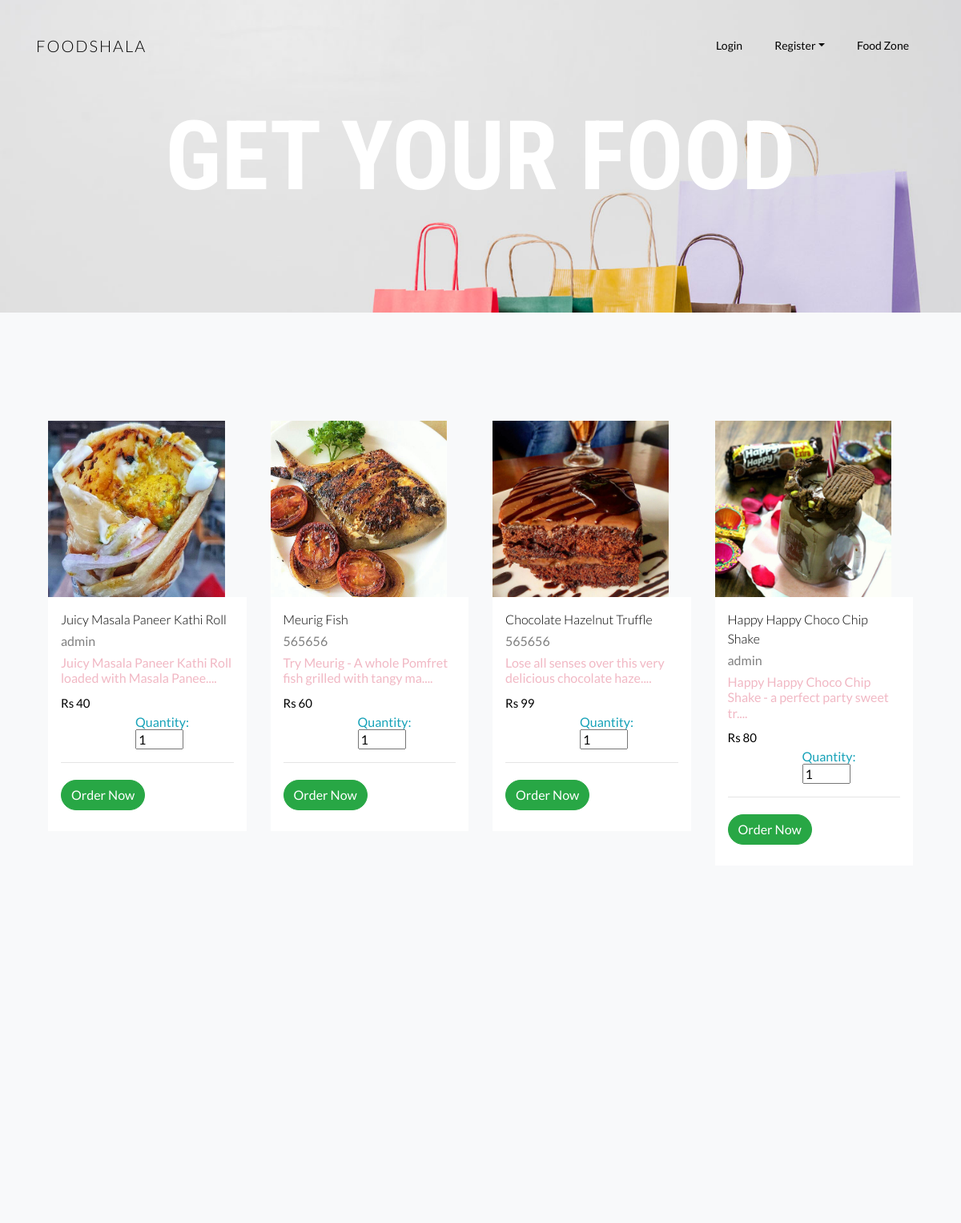
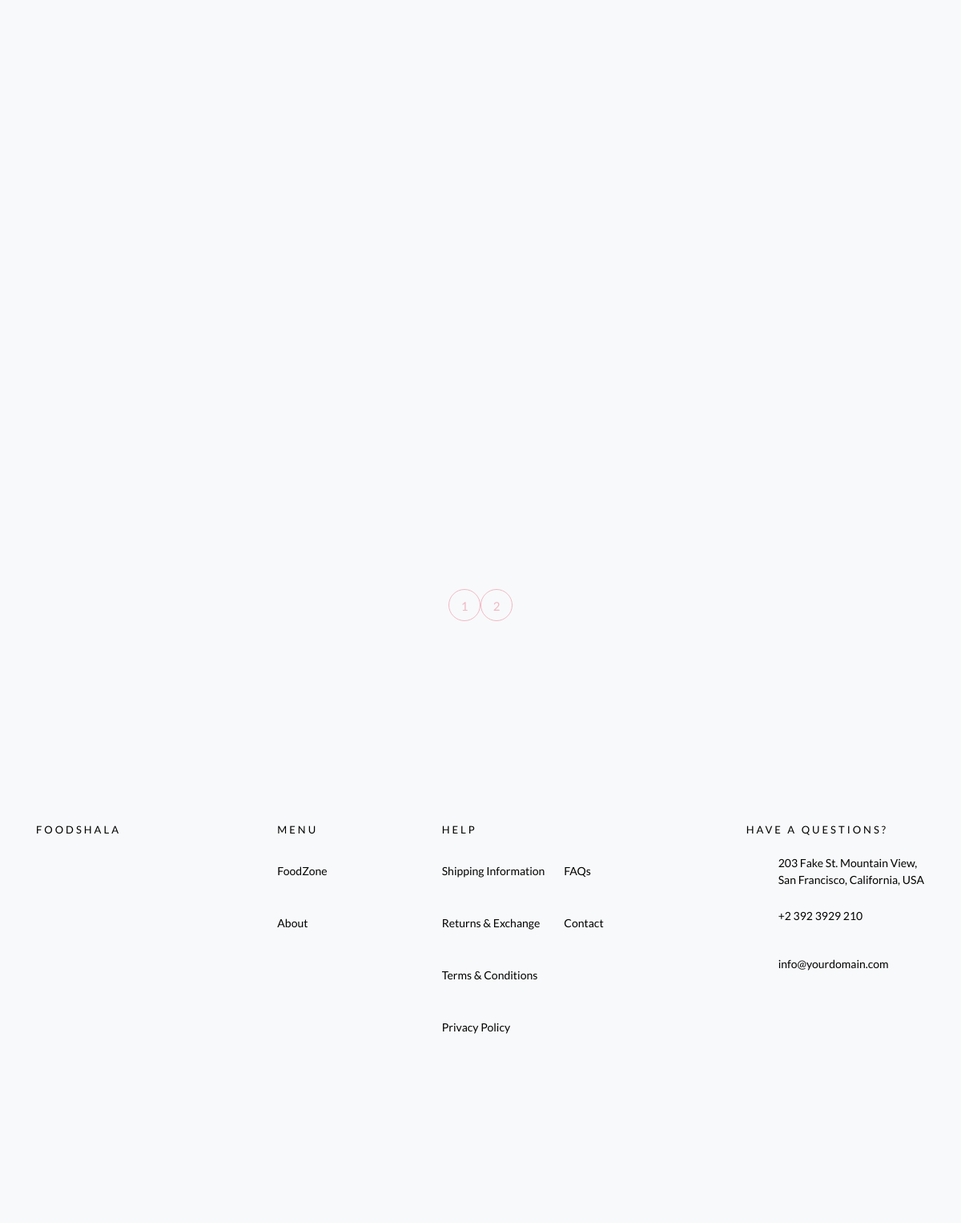
The page /shop.php on the database its author committed (2 pictures, top to bottom).
### tables this page shows
CREATE TABLE `food` (
  `F_ID` int(30) NOT NULL,
  `name` varchar(30) NOT NULL,
  `price` int(30) NOT NULL,
  `description` varchar(200) NOT NULL,
  `R_ID` int(30) NOT NULL,
  `images_path` varchar(200) DEFAULT NULL,
  `vegan` tinyint(1) NOT NULL COMMENT '1=>veg,2=>non-veg',
  `status` smallint(2) NOT NULL DEFAULT 1 COMMENT '1=>active,0=>inactive'
);

CREATE TABLE `restaurants` (
  `id` int(11) NOT NULL,
  `user_id` int(11) NOT NULL,
  `name` varchar(100) DEFAULT NULL,
  `contact` varchar(20) DEFAULT NULL,
  `email` varchar(100) DEFAULT NULL,
  `address` varchar(255) DEFAULT NULL
);

### controller/function.php (called while the page is built, shortened)
<?php
class DB_con
{
function __construct()
{
	$dsn = "mysql:host=localhost;dbname=foodorder";
	$pdo = new PDO($dsn,DB_USER, DB_PASS);
$this->dbh=$pdo;
}
public function get_all_food_items($params){
	$sql ="SELECT `food`.`F_ID`,`food`.`name` AS `foodname`,`food`.`price`,`food`.`description`,`food`.`R_ID`,`food`.`images_path`,`food`.`status`,`restaurants`.`name` as `rest_name` from `food` left join `restaurants` on `food`.`R_ID` = `restaurants`.`id` LIMIT ".$params["offset"].",".$params["rec_per_page"];
	$stmt = $this->dbh->prepare($sql);
	$stmt->execute();
	$result = $stmt->fetchAll();
	return $result;
}
public function count_all_items(){
	$sql ="SELECT count(*) FROM food WHERE `status`=?";
	$stmt = $this->dbh->prepare($sql);
	$stmt->execute([1]);
	$result = $stmt->fetch();
	return $result;
}
}
?>

### shop.php (the view)
<?php include 'header.php'?>
<?php include 'controller/function.php'?>
<?php
    $obj= new DB_con();
    if (isset($_GET['page'])) {
    $page = $_GET['page'];
} else {
    $page = 1;
}
  $allowedlimit = 55;
  $params['rec_per_page']=$no_of_records_per_page = 12;
  $params['offset'] =$offset = ($page-1) * $no_of_records_per_page;
  $total_records = $obj->count_all_items();
  $total_pages = ceil($total_records[0]/$params['rec_per_page']);
  if (isset($_SESSION['user'])) {
    $user = $obj->get_user_detail_by_id($_SESSION['user']['id']);
    $params['vegan'] = $user['vegan'];
    $datas=$obj->get_all_food_items_with_preference($params);
    $total_records = count($datas);
    $total_pages = ceil($total_records[0]/$params['rec_per_page']);
  }
  else{
  $datas=$obj->get_all_food_items($params);
  }
?>
		<div class="hero-wrap hero-bread" style="background-image: url('images/bg_6.jpg');">
      <div class="container">
        <div class="row no-gutters slider-text align-items-center justify-content-center">
          <div class="col-md-9 ftco-animate text-center">
            <h1 class="mb-0">Get Your Food</h1>
          </div>
        </div>
      </div>
    </div>
		<section class="ftco-section bg-light">
    	<div class="container-fluid">
    		<div class="row">
          <?php
          foreach ($datas as $data) {
          ?>
    			<div class="col-sm col-md-6 col-lg-3 ftco-animate">
    				<div class="product">
    					<img class="img-fluid img-prod hight" src="<?php echo $data['images_path']?>" alt="">
    					<div class="text py-3 px-3">
                <h3><a href="#"><?php echo $data['foodname']; ?></a></h3>
    						<h6><?php echo $data['rest_name']; ?></h6>
                <h6><a href="#"><?php echo (mb_strlen($data['description'])>$allowedlimit) ? mb_substr($data['description'],0,$allowedlimit)."...." : $data['description'] ?></a></h6>
    						<div class="d-flex">
    							<div class="pricing">
		    						<p class="price"><span class="price-sale">Rs <?php echo $data['price']; ?></span></p>
		    					</div>
	    					</div>
                  <?php if(isset($_SESSION['restaurant']) && $_SESSION['user']['user_role']==2){?>
                  <?php } else{ ?>
                    <h6 class="text-info"style="margin-left: 93px;">Quantity: <input class="abc" type="number" id="quantity" min="1" max="5" name="quantity[]" class="form-control" value="1" style="width: 60px;"> </h6>
                <hr>
                <p class="bottom-area d-flex">
                  <a href = "javascript:;" onclick = "this.href='cart.php?F_ID=<?php echo $data['F_ID']?>&quantity=' + $(this).parent().parent().find('.abc').val()"><button type="button" name="add" style="margin-top:5px;" class="btn btn-success">Order Now</button></a>
                  </p>
                <?php } ?>
    					</div>
    				</div>
    			</div>
        <?php }?>
    		</div>
        <div class="row mt-5">
           <div class="col text-center">
            <div class="block-27">
            <?php
            $pagLink = "<ul>";
            for ($i=1; $i<=$total_pages; $i++) {
             $pagLink .= "<li class='text-center'><a class='' href='shop.php?page=".$i."'>".$i."</a></li>";
            }
            echo $pagLink . "</ul>";
            ?>
        </div>
        </div>
          </div>
    	</div>
    </section>
    <?php include 'footer.php'?>

### header.php (shortened to what this page needs)
<?php session_start();?><!DOCTYPE html>
<html lang="en">
  <head>
    <link rel="stylesheet" href="css/open-iconic-bootstrap.min.css">
    <link rel="stylesheet" href="css/animate.css">
    <link rel="stylesheet" href="css/owl.carousel.min.css">
    <link rel="stylesheet" href="css/owl.theme.default.min.css">
    <link rel="stylesheet" href="css/magnific-popup.css">
    <link rel="stylesheet" href="css/aos.css">
    <link rel="stylesheet" href="css/ionicons.min.css">
    <link rel="stylesheet" href="css/bootstrap-datepicker.css">
    <link rel="stylesheet" href="css/jquery.timepicker.css">
    <link rel="stylesheet" href="css/flaticon.css">
    <link rel="stylesheet" href="css/icomoon.css">
    <link rel="stylesheet" href="css/style.css">
  </head>
  <body>
    <?php include 'nav.php';?>

### nav.php (shortened to what this page needs)
<nav class="navbar navbar-expand-lg navbar-dark ftco_navbar bg-dark ftco-navbar-light" id="ftco-navbar">
       <div class="container">
         <a class="navbar-brand" href="index.php">FOODSHALA</a>
         <div class="collapse navbar-collapse" id="ftco-nav">
           <ul class="navbar-nav ml-auto">
             <?php
             if(!isset($_SESSION['user']))
               {
             ?>
             <li class="nav-item active"><a href="login.php" class="nav-link">Login</a></li>
             <li class="nav-item dropdown">
             <a class="nav-link dropdown-toggle" id="dropdown04" data-toggle="dropdown" aria-haspopup="true" aria-expanded="false">Register</a>
           </li>
           <?php
               }
           ?>
             <li class="nav-item"><a href="shop.php" class="nav-link">Food Zone</a></li>
           </ul>
         </div>
       </div>
     </nav>

### footer.php (shortened to what this page needs)
 <footer class="ftco-footer bg-light ftco-section">
      <div class="container">
        <div class="row mb-5">
          <div class="col-md">
            <div class="ftco-footer-widget mb-4">
              <h2 class="ftco-heading-2">FoodShala</h2>
            </div>
          </div>
          <div class="col-md">
            <div class="ftco-footer-widget mb-4 ml-md-5">
              <h2 class="ftco-heading-2">Menu</h2>
              <ul class="list-unstyled">
                <li><a href="shop.php" class="py-2 d-block">FoodZone</a></li>
                <li><a href="#" class="py-2 d-block">About</a></li>
              </ul>
            </div>
          </div>
          <div class="col-md-4">
             <div class="ftco-footer-widget mb-4">
              <h2 class="ftco-heading-2">Help</h2>
              <div class="d-flex">
	              <ul class="list-unstyled mr-l-5 pr-l-3 mr-4">
	                <li><a href="#" class="py-2 d-block">Shipping Information</a></li>
	                <li><a href="#" class="py-2 d-block">Returns &amp; Exchange</a></li>
	                <li><a href="#" class="py-2 d-block">Terms &amp; Conditions</a></li>
	                <li><a href="#" class="py-2 d-block">Privacy Policy</a></li>
	              </ul>
	              <ul class="list-unstyled">
	                <li><a href="#" class="py-2 d-block">FAQs</a></li>
	                <li><a href="#" class="py-2 d-block">Contact</a></li>
	              </ul>
	            </div>
            </div>
          </div>
          <div class="col-md">
            <div class="ftco-footer-widget mb-4">
            	<h2 class="ftco-heading-2">Have a Questions?</h2>
            	<div class="block-23 mb-3">
	              <ul>
	                <li><span class="icon icon-map-marker"></span><span class="text">203 Fake St. Mountain View, San Francisco, California, USA</span></li>
	                <li><a href="#"><span class="icon icon-phone"></span><span class="text">+2 392 3929 210</span></a></li>
	                <li><a href="#"><span class="icon icon-envelope"></span><span class="text">info@yourdomain.com</span></a></li>
	              </ul>
	            </div>
            </div>
          </div>
        </div>
      </div>
    </footer>
  <link rel="stylesheet" type="text/css" href="https://cdn.datatables.net/1.10.20/css/jquery.dataTables.css">
  </body>
</html>

### css/icomoon.css (style rules this page uses)
[class^="icon-"], [class*=" icon-"] { font-family: 'icomoon' !important; speak: none; font-style: normal; font-weight: normal; font-variant: normal; text-transform: none; line-height: 1; -webkit-font-smoothing: antialiased; -moz-osx-font-smoothing: grayscale; }
.icon-map-marker:before { content: "\f041"; }
.icon-phone:before { content: "\f095"; }
.icon-envelope:before { content: "\f0e0"; }

### rows shown on the page
food: images_path (picture), name "Juicy Masala Paneer Kathi Roll", restaurants.name "admin", description "Juicy Masala Paneer Kathi Roll loaded with Masala Panee", price "40"
food: images_path (picture), name "Meurig Fish", restaurants.name "565656", description "Try Meurig - A whole Pomfret fish grilled with tangy ma", price "60"
food: images_path (picture), name "Chocolate Hazelnut Truffle", restaurants.name "565656", description "Lose all senses over this very delicious chocolate haze", price "99"
food: images_path (picture), name "Happy Happy Choco Chip Shake", restaurants.name "admin", description "Happy Happy Choco Chip Shake - a perfect party sweet tr", price "80"
